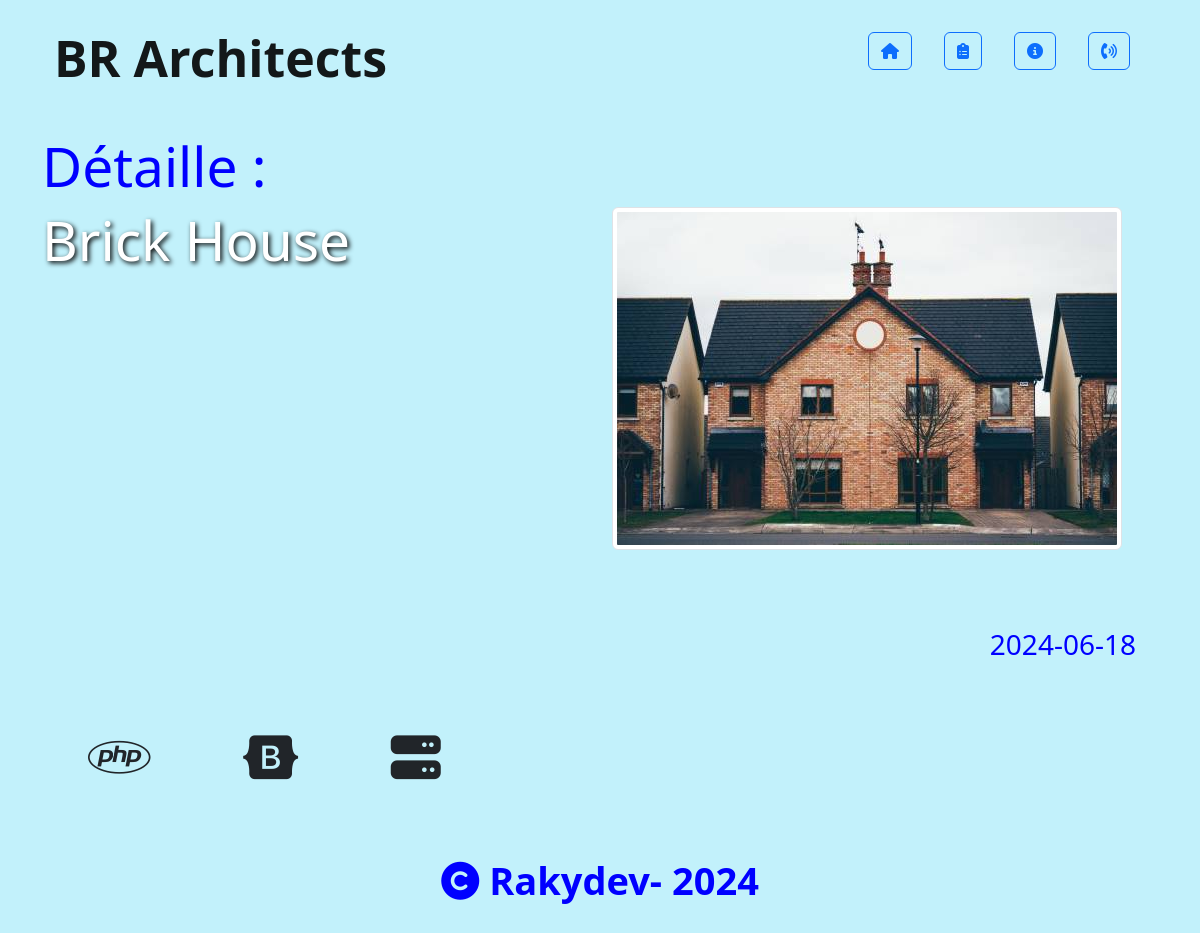
/php30052024/compoment/voirplus.php?code=338, run on the app's committed database.
### tables this page shows
CREATE TABLE `evenements` (
  `code` int(255) NOT NULL,
  `titre` varchar(1000) NOT NULL,
  `date` varchar(10) NOT NULL,
  `soustitre` varchar(2000) NOT NULL,
  `commentaire` longtext NOT NULL,
  `photo` varchar(10000) NOT NULL
);

### php30052024/compoment/voirplus.php (the view, shortened to what this page needs)
<?php
require_once('gestionbd/connexion.php');
$id=$_GET['code'];
$result = mysqli_query($connexion, "SELECT * FROM evenements WHERE (code=$id)");
$ET=mysqli_fetch_assoc($result);
?>
<!DOCTYPE html>
<html lang="en">
<head>
    <link href="../assets/dist/css/bootstrap.min.css" rel="stylesheet">
        <link rel="stylesheet" href="../assets/webfont/css/all.css">
</head>
<body class="bg-info p-2 text-dark bg-opacity-25">
<div class="container">
<nav class="navbar navbar-expand-lg ">
  <div class="container-fluid">
  <a class="navbar-brand fw-bold" href="#" style="color:dark; font-size:50px ">BR Architects</a>
    <div style="font-size:45px"class="collapse navbar-collapse me-auto" id="navbarScroll">
      <a class="btn btn-outline-primary " style='margin:0px 16px 16px;' type="submit" href="composant.php"><i class="fas fa-home"></i></a>
      <a class="btn btn-outline-primary " style='margin:0px 16px 16px;' type="submit" href="home.php"><i class="fas fa-clipboard-list"></i></a>
      <a class="btn btn-outline-primary " style='margin:0px 16px 16px;' type="submit"href="front/info.php"><i class="fas fa-info-circle"></i></a>
      <a class="btn btn-outline-primary " style='margin:0px 16px 16px ;' type="submit"href="front/contact.php"><i class="fas fa-phone-volume"></i></a>
    </div>
  </div>
</nav>
<div class="row">
  <div class="col">
    <br/>
    <h1 style="color:blue;font-size:55px">Détaille  :</h1>
  </div>
</div>
<div class="row">
    <div class="col-6">
   <h2 style="color:white;text-shadow: 2px 2px 5px black;font-size :55px;">
   <?php echo ($ET['titre'])?>
  </h2>
  <br/>
    </div>
    <div class="col">
    <img src="../assets/sary/<?php echo($ET['photo'])?>" alt=""style="height: auto"class="img-thumbnail">
    </div>
</div>
<div class="row">
  <div class="col">
  <div style='margin: 22px;'>
  <br/>
  <br/>
  <h3 style="color:blue;"class="d-flex justify-content-end"><?php echo ($ET['date'])?></h3>
  </div>
  </div>
</div>
<br/>
<br/>
<div style="font-size: 50px;"class="d-flex justify-content-start">
<i class="fab fa-php" style="margin:0px 46px 46px;"></i>
<i class="fab fa-bootstrap"style="margin:0px 46px 46px;"></i>
<i class="fas fa-server"style="margin:0px 46px 46px;"></i>
</div>
<br/>
<div class="row" style="margin:0px 46px 46px;">
    <div class="col-4"></div>
    <div class="col-8 d-flex">
      <div style="font-size: 38px;color:blue" class="fw-bold"> <i class="fas fa-copyright"></i> Rakydev- 2024
      </div>
    </div>
  </div>
</body>
</html>

### data on the page
evenements: titre "Brick House", photo (picture), date "2024-06-18"
